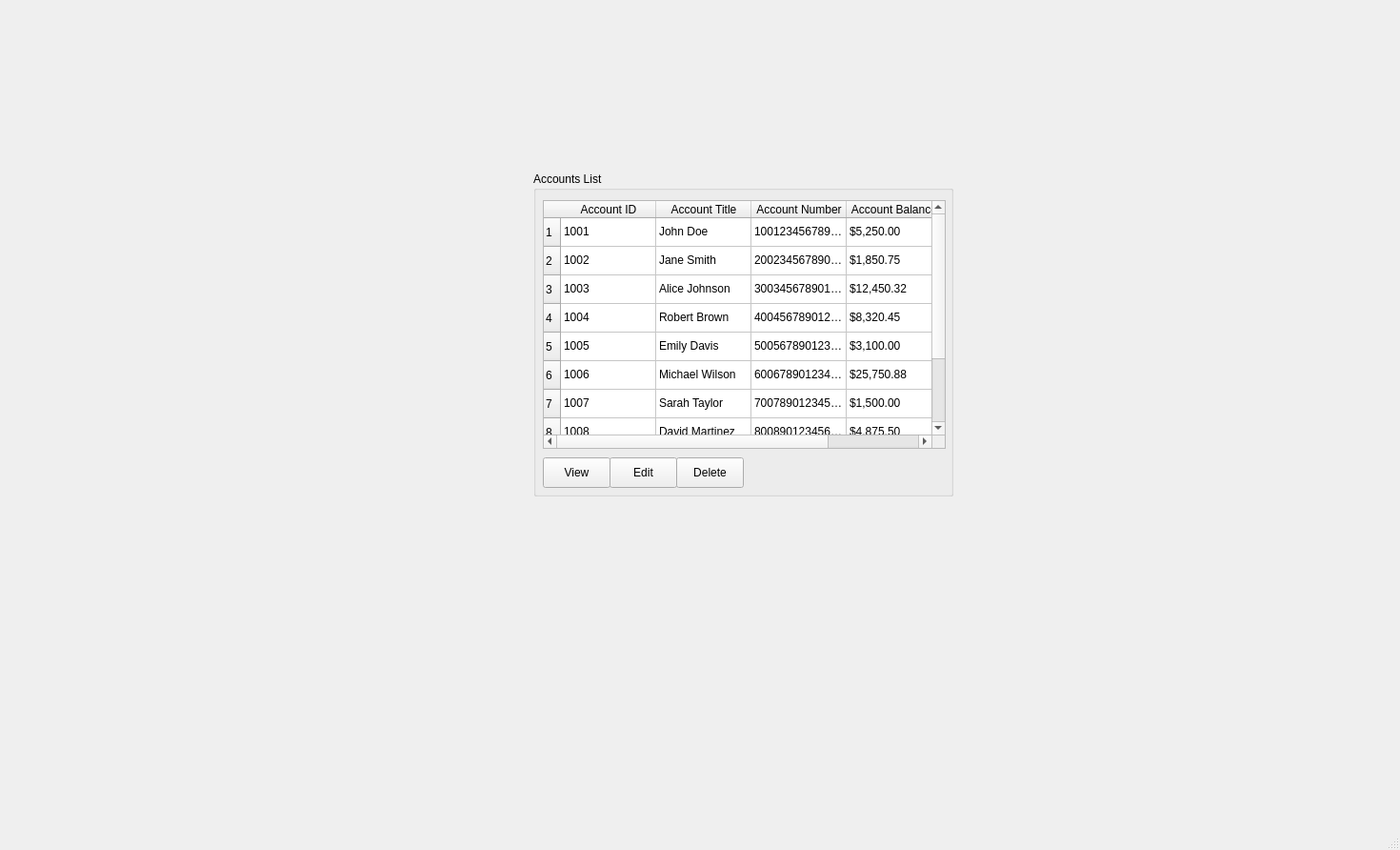
<?xml version="1.0" encoding="UTF-8"?>
<ui version="4.0">
 <class>MainWindow</class>
 <widget class="QMainWindow" name="MainWindow">
  <property name="geometry">
   <rect>
    <x>0</x>
    <y>0</y>
    <width>1470</width>
    <height>892</height>
   </rect>
  </property>
  <property name="windowTitle">
   <string>MainWindow</string>
  </property>
  <widget class="QWidget" name="centralwidget">
   <widget class="QGroupBox" name="groupBox">
    <property name="geometry">
     <rect>
      <x>560</x>
      <y>180</y>
      <width>441</width>
      <height>341</height>
     </rect>
    </property>
    <property name="title">
     <string>Accounts List</string>
    </property>
    <widget class="QTableWidget" name="tableWidget">
     <property name="geometry">
      <rect>
       <x>10</x>
       <y>30</y>
       <width>423</width>
       <height>261</height>
      </rect>
     </property>
     <property name="tabKeyNavigation">
      <bool>true</bool>
     </property>
     <property name="rowCount">
      <number>10</number>
     </property>
     <row/>
     <row/>
     <row/>
     <row/>
     <row/>
     <row/>
     <row/>
     <row/>
     <row/>
     <row/>
     <column>
      <property name="text">
       <string>Account ID</string>
      </property>
     </column>
     <column>
      <property name="text">
       <string>Account Title</string>
      </property>
     </column>
     <column>
      <property name="text">
       <string>Account Number</string>
      </property>
     </column>
     <column>
      <property name="text">
       <string>Account Balance</string>
      </property>
     </column>
     <item row="0" column="0">
      <property name="text">
       <string>1001</string>
      </property>
     </item>
     <item row="0" column="1">
      <property name="text">
       <string>John Doe</string>
      </property>
     </item>
     <item row="0" column="2">
      <property name="text">
       <string>10012345678901</string>
      </property>
     </item>
     <item row="0" column="3">
      <property name="text">
       <string>$5,250.00</string>
      </property>
     </item>
     <item row="1" column="0">
      <property name="text">
       <string>1002</string>
      </property>
     </item>
     <item row="1" column="1">
      <property name="text">
       <string>Jane Smith</string>
      </property>
     </item>
     <item row="1" column="2">
      <property name="text">
       <string>20023456789012</string>
      </property>
     </item>
     <item row="1" column="3">
      <property name="text">
       <string>$1,850.75</string>
      </property>
     </item>
     <item row="2" column="0">
      <property name="text">
       <string>1003</string>
      </property>
     </item>
     <item row="2" column="1">
      <property name="text">
       <string>Alice Johnson</string>
      </property>
     </item>
     <item row="2" column="2">
      <property name="text">
       <string>30034567890123</string>
      </property>
     </item>
     <item row="2" column="3">
      <property name="text">
       <string>$12,450.32</string>
      </property>
     </item>
     <item row="3" column="0">
      <property name="text">
       <string>1004</string>
      </property>
     </item>
     <item row="3" column="1">
      <property name="text">
       <string>Robert Brown</string>
      </property>
     </item>
     <item row="3" column="2">
      <property name="text">
       <string>40045678901234</string>
      </property>
     </item>
     <item row="3" column="3">
      <property name="text">
       <string>$8,320.45</string>
      </property>
     </item>
     <item row="4" column="0">
      <property name="text">
       <string>1005</string>
      </property>
     </item>
     <item row="4" column="1">
      <property name="text">
       <string>Emily Davis</string>
      </property>
     </item>
     <item row="4" column="2">
      <property name="text">
       <string>50056789012345</string>
      </property>
     </item>
     <item row="4" column="3">
      <property name="text">
       <string>$3,100.00</string>
      </property>
     </item>
     <item row="5" column="0">
      <property name="text">
       <string>1006</string>
      </property>
     </item>
     <item row="5" column="1">
      <property name="text">
       <string>Michael Wilson</string>
      </property>
     </item>
     <item row="5" column="2">
      <property name="text">
       <string>60067890123456</string>
      </property>
     </item>
     <item row="5" column="3">
      <property name="text">
       <string>$25,750.88</string>
      </property>
     </item>
     <item row="6" column="0">
      <property name="text">
       <string>1007</string>
      </property>
     </item>
     <item row="6" column="1">
      <property name="text">
       <string>Sarah Taylor</string>
      </property>
     </item>
     <item row="6" column="2">
      <property name="text">
       <string>70078901234567</string>
      </property>
     </item>
     <item row="6" column="3">
      <property name="text">
       <string>$1,500.00</string>
      </property>
     </item>
     <item row="7" column="0">
      <property name="text">
       <string>1008</string>
      </property>
     </item>
     <item row="7" column="1">
      <property name="text">
       <string>David Martinez</string>
      </property>
     </item>
     <item row="7" column="2">
      <property name="text">
       <string>80089012345678</string>
      </property>
     </item>
     <item row="7" column="3">
      <property name="text">
       <string>$4,875.50</string>
      </property>
     </item>
     <item row="8" column="0">
      <property name="text">
       <string>1009</string>
      </property>
     </item>
     <item row="8" column="1">
      <property name="text">
       <string>Jessica Garcia</string>
      </property>
     </item>
     <item row="8" column="2">
      <property name="text">
       <string>90090123456789</string>
      </property>
     </item>
     <item row="8" column="3">
      <property name="text">
       <string>$6,250.00</string>
      </property>
     </item>
     <item row="9" column="0">
      <property name="text">
       <string>1010</string>
      </property>
     </item>
     <item row="9" column="1">
      <property name="text">
       <string>William Anderson</string>
      </property>
     </item>
     <item row="9" column="2">
      <property name="text">
       <string>10101234567890</string>
      </property>
     </item>
     <item row="9" column="3">
      <property name="text">
       <string>$1,200.00</string>
      </property>
     </item>
    </widget>
    <widget class="QPushButton" name="pushButton">
     <property name="geometry">
      <rect>
       <x>10</x>
       <y>300</y>
       <width>71</width>
       <height>32</height>
      </rect>
     </property>
     <property name="text">
      <string>View</string>
     </property>
    </widget>
    <widget class="QPushButton" name="pushButton_2">
     <property name="geometry">
      <rect>
       <x>80</x>
       <y>300</y>
       <width>71</width>
       <height>32</height>
      </rect>
     </property>
     <property name="text">
      <string>Edit</string>
     </property>
    </widget>
    <widget class="QPushButton" name="pushButton_3">
     <property name="geometry">
      <rect>
       <x>150</x>
       <y>300</y>
       <width>71</width>
       <height>32</height>
      </rect>
     </property>
     <property name="text">
      <string>Delete</string>
     </property>
    </widget>
   </widget>
  </widget>
  <widget class="QMenuBar" name="menubar">
   <property name="geometry">
    <rect>
     <x>0</x>
     <y>0</y>
     <width>1470</width>
     <height>36</height>
    </rect>
   </property>
  </widget>
  <widget class="QStatusBar" name="statusbar"/>
 </widget>
 <resources/>
 <connections/>
</ui>
